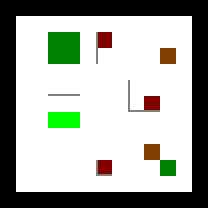

The image is a tile-based game level rendered from a .tmx file. Its description and complete source (layers, tilesets, objects, tile grids) follow:
An orthogonal 13x13 tile map with 16x16 px tiles, 3 tile layers (Layer1, Layer2, Layer3).

<map version="1.0" orientation="orthogonal" renderorder="right-down" width="13" height="13" tilewidth="16" tileheight="16" nextobjectid="1">
 <tileset firstgid="1" source="Tiles.tsx" />
 <layer name="Layer1" width="13" height="13">
  <data encoding="csv">
1,1,1,1,1,1,1,1,1,1,1,1,1,
1,5,5,5,5,5,5,5,5,5,5,5,1,
1,5,5,5,5,5,5,5,5,5,5,5,1,
1,5,5,5,5,5,5,5,5,5,5,5,1,
1,5,5,5,5,5,5,5,5,5,5,5,1,
1,5,5,5,5,5,5,5,5,5,5,5,1,
1,5,5,5,5,5,5,5,5,5,5,5,1,
1,5,5,5,5,5,5,5,5,5,5,5,1,
1,5,5,5,5,5,5,5,5,5,5,5,1,
1,5,5,5,5,5,5,5,5,5,5,5,1,
1,5,5,5,5,5,5,5,5,5,5,5,1,
1,5,5,5,5,5,5,5,5,5,5,5,1,
1,1,1,1,1,1,1,1,1,1,1,1,1
</data>
 </layer>
 <layer name="Layer2" width="13" height="13">
  <data encoding="csv">
0,0,0,0,0,0,0,0,0,0,0,0,0,
0,0,0,0,0,0,0,0,0,0,0,0,0,
0,0,0,2,2,0,3,0,0,0,0,0,0,
0,0,0,2,2,0,0,0,0,0,9,0,0,
0,0,0,0,0,0,0,0,0,0,0,0,0,
0,0,0,0,0,0,0,0,0,0,0,0,0,
0,0,0,0,0,0,0,0,0,3,0,0,0,
0,0,0,4,4,0,0,0,0,0,0,0,0,
0,0,0,0,0,0,0,0,0,0,0,0,0,
0,0,0,0,0,0,0,0,0,9,0,0,0,
0,0,0,0,0,0,3,0,0,0,2,0,0,
0,0,0,0,0,0,0,0,0,0,0,0,0,
0,0,0,0,0,0,0,0,0,0,0,0,0
</data>
 </layer>
 <layer name="Layer3" width="13" height="13">
  <data encoding="csv">
0,0,0,0,0,0,0,0,0,0,0,0,0,
0,0,0,0,0,0,0,0,0,0,0,0,0,
0,0,0,0,0,0,10,0,0,0,0,0,0,
0,0,0,0,0,0,10,0,0,0,0,0,0,
0,0,0,0,0,0,0,0,0,0,0,0,0,
0,0,0,11,11,0,0,0,10,0,0,0,0,
0,0,0,0,0,0,0,0,12,11,0,0,0,
0,0,0,0,0,0,0,0,0,0,0,0,0,
0,0,0,0,0,0,0,0,0,0,0,0,0,
0,0,0,0,0,0,0,0,0,0,0,0,0,
0,0,0,0,0,0,12,0,0,0,0,0,0,
0,0,0,0,0,0,0,0,0,0,0,0,0,
0,0,0,0,0,0,0,0,0,0,0,0,0
</data>
 </layer>
</map>
